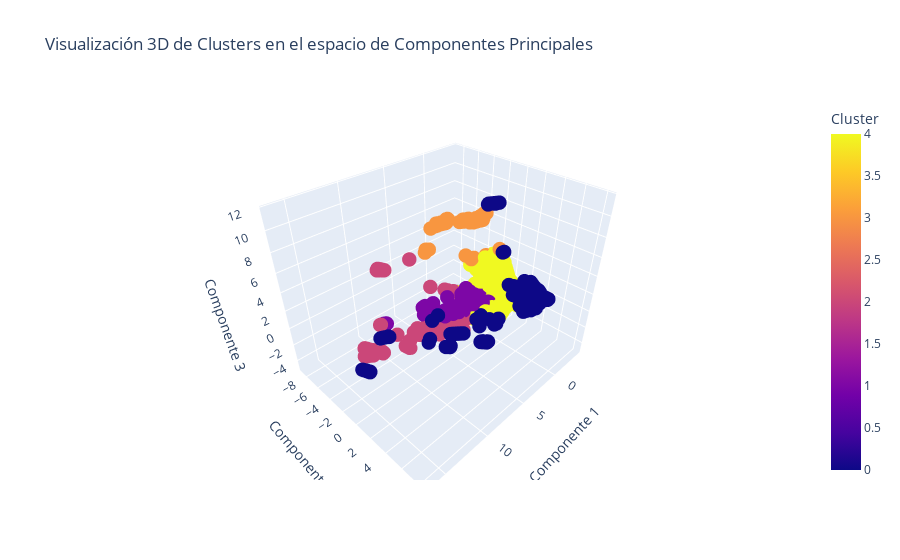

The cell this chart's notebook holds for it:
### Code cell
import plotly.express as px
import pandas as pd

# Crear un DataFrame que combine las componentes principales y las etiquetas
pca_3d['Cluster'] = labels_array  # Agregar las etiquetas como una columna al DataFrame

# Crear el gráfico 3D interactivo
fig = px.scatter_3d(
    pca_3d,
    x=pca_3d.columns[0],  # Componente 1
    y=pca_3d.columns[1],  # Componente 2
    z=pca_3d.columns[2],  # Componente 3
    color='Cluster',      # Colorear por cluster
    title='Visualización 3D de Clusters en el espacio de Componentes Principales',
    labels={
        pca_3d.columns[0]: 'Componente 1',
        pca_3d.columns[1]: 'Componente 2',
        pca_3d.columns[2]: 'Componente 3',
        'Cluster': 'Cluster'
    },
    template='plotly'
)

# Personalizar el tamaño del gráfico
fig.update_traces(marker=dict(size=5))  # Tamaño de los puntos
fig.update_layout(
    scene=dict(
        xaxis_title='Componente 1',
        yaxis_title='Componente 2',
        zaxis_title='Componente 3'
    )
)

# Mostrar el gráfico
fig.show()

### Figure 1 — Plotly figure (JSON) as saved in the notebook; plotly's stock layout.template omitted (floating-point values rounded to 4 significant figures; data arrays with more than 128 entries replaced by an {"elided": "..."} marker saying what was removed)
{"data": [{"hovertemplate": "Componente 1=%{x}<br>Componente 2=%{y}<br>Componente 3=%{z}<br>Cluster=%{marker.color}<extra></extra>", "legendgroup": "", "marker": {"color": {"elided": "10810 int values"}, "coloraxis": "coloraxis", "size": 5, "symbol": "circle"}, "mode": "markers", "name": "", "scene": "scene", "showlegend": false, "type": "scatter3d", "x": {"elided": "10810 float values"}, "y": {"elided": "10810 float values"}, "z": {"elided": "10810 float values"}}], "layout": {"coloraxis": {"colorbar": {"title": {"text": "Cluster"}}, "colorscale": [[0, "#0d0887"], [0.1111, "#46039f"], [0.2222, "#7201a8"], [0.3333, "#9c179e"], [0.4444, "#bd3786"], [0.5556, "#d8576b"], [0.6667, "#ed7953"], [0.7778, "#fb9f3a"], [0.8889, "#fdca26"], [1, "#f0f921"]]}, "legend": {"tracegroupgap": 0}, "scene": {"domain": {"x": [0, 1], "y": [0, 1]}, "xaxis": {"title": {"text": "Componente 1"}}, "yaxis": {"title": {"text": "Componente 2"}}, "zaxis": {"title": {"text": "Componente 3"}}}, "title": {"text": "Visualización 3D de Clusters en el espacio de Componentes Principales"}}}
